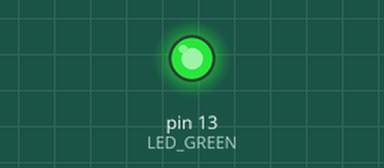
This program was run on a simulated Arduino Nano, built with avr-gcc and run on an emulated ATmega328P. On the bench: output pins drawn as LEDs (lit = HIGH).

Above: at 0.3 s.
At 8.2 s:
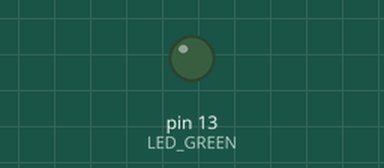
Timing chart, 0 to 11.3 s (numbered marks = the images above):
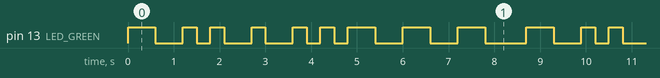

The program:

main.cpp
```cpp
#include <Arduino.h>

/***********************************************************************
 *
 * Blink a LED and use the function from the delay library.
 * ATmega328P (Arduino Uno), 16 MHz, AVR 8-bit Toolchain 3.6.2
 *
 * Copyright (c) 2018-2020 Tomas Fryza
 * Dept. of Radio Electronics, Brno University of Technology, Czechia
 * This work is licensed under the terms of the MIT license.
 *
 **********************************************************************/

/* Defines -----------------------------------------------------------*/
#define LED_GREEN PB5   // AVR pin where green LED is connected
#define SHORT_DELAY 300 // Delay in miliseconds
#define LONG_DELAY 600
#define BETWEEN_DELAY 300
#ifndef F_CPU
#define F_CPU 16000000 // CPU frequency in Hz required for delay func
#endif

/* Includes ----------------------------------------------------------*/
#include <util/delay.h> // Functions for busy-wait delay loops
#include <avr/io.h>     // AVR device-specific IO definitions
void morse(String letter)
{
  if (letter == "D")
  {
    PORTB = PORTB ^ (1 << LED_GREEN);
    _delay_ms(LONG_DELAY);
    PORTB = PORTB ^ (1 << LED_GREEN);
    _delay_ms(LONG_DELAY);
    PORTB = PORTB ^ (1 << LED_GREEN);
    _delay_ms(SHORT_DELAY);
    PORTB = PORTB ^ (1 << LED_GREEN);
    _delay_ms(SHORT_DELAY);
    PORTB = PORTB ^ (1 << LED_GREEN);
    _delay_ms(SHORT_DELAY);
    PORTB = PORTB ^ (1 << LED_GREEN);
    _delay_ms(SHORT_DELAY);
  }
  else if (letter == "E")
  {
    PORTB = PORTB ^ (1 << LED_GREEN);
    _delay_ms(SHORT_DELAY);
    PORTB = PORTB ^ (1 << LED_GREEN);
    _delay_ms(SHORT_DELAY);
  }
  else if (letter == "2")
  {
    PORTB = PORTB ^ (1 << LED_GREEN);
    _delay_ms(SHORT_DELAY);
    PORTB = PORTB ^ (1 << LED_GREEN);
    _delay_ms(SHORT_DELAY);
    PORTB = PORTB ^ (1 << LED_GREEN);
    _delay_ms(SHORT_DELAY);
    PORTB = PORTB ^ (1 << LED_GREEN);
    _delay_ms(SHORT_DELAY);
    PORTB = PORTB ^ (1 << LED_GREEN);
    _delay_ms(LONG_DELAY);
    PORTB = PORTB ^ (1 << LED_GREEN);
    _delay_ms(LONG_DELAY);
    PORTB = PORTB ^ (1 << LED_GREEN);
    _delay_ms(LONG_DELAY);
    PORTB = PORTB ^ (1 << LED_GREEN);
    _delay_ms(LONG_DELAY);
    PORTB = PORTB ^ (1 << LED_GREEN);
    _delay_ms(LONG_DELAY);
    PORTB = PORTB ^ (1 << LED_GREEN);
    _delay_ms(LONG_DELAY);
  }
}

/* Variables ---------------------------------------------------------*/

/* Function prototypes -----------------------------------------------*/

/* Functions ---------------------------------------------------------*/
/**
 * Toggle one LED and use the function from the delay library.
 */
int main(void)
{
  // Set pin as output in Data Direction Register
  // DDRB = DDRB or 0010 0000
  DDRB = DDRB | (1 << LED_GREEN);

  // Set pin LOW in Data Register (LED off)
  // PORTB = PORTB and 1101 1111
  PORTB = PORTB & ~(1 << LED_GREEN);

  // Infinite loop
  while (1)
  {
    morse("D");
    _delay_ms(BETWEEN_DELAY);
    morse("E");
    _delay_ms(BETWEEN_DELAY);
    morse("2");
    _delay_ms(BETWEEN_DELAY);
  }

  // Will never reach this
  return 0;
}


/* Interrupt routines ------------------------------------------------*/
```

Measured:
- by itself, pin 13 (LED_GREEN): repeats every 8.7 s: LOW 0.60 s, HIGH 0.30 s, LOW 0.30 s, 2 × (HIGH 0.30 s, LOW 0.60 s), 2 × (HIGH 0.30 s, LOW 0.30 s), 2 × (HIGH 0.60 s, LOW 0.60 s), HIGH 0.60 s, LOW 0.90 s, HIGH 0.60 s
- by itself, everything shown: repeats every 8.7 s, in 18 steps
